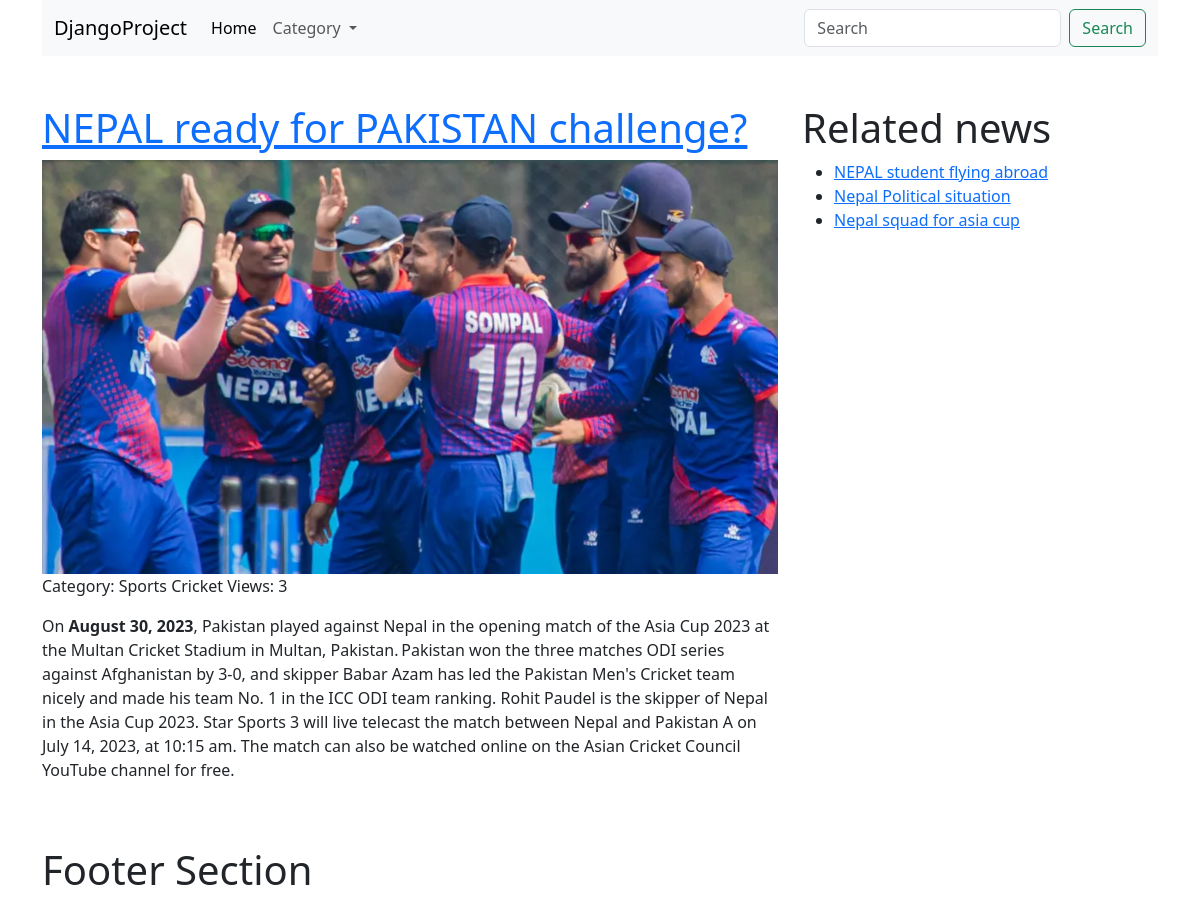
The app's page /news/nepal-ready-for-pakistan-challenge with its own data.
### blog/models.py (models this page shows, shortened)
class News(models.Model):
    category = models.ForeignKey(Category,on_delete=models.CASCADE)
    created_at = models.DateTimeField(auto_now_add=True)
    updated_at = models.DateTimeField(auto_now=True)
    title = models.CharField(max_length=100,unique=True)
    slug = models.SlugField(max_length=100,unique=True)
    image = models.ImageField(upload_to='news',blank=True)
    description = RichTextField(blank=True,null=True)
    page_views = models.IntegerField(default=0)
    is_banner =  models.IntegerField(default=0)
    class Meta:
        verbose_name_plural = 'News'

class Category(models.Model):
    name = models.CharField(max_length=100,unique=True)
    slug = models.SlugField(max_length=100,unique=True)
    order = models.IntegerField(default=0)
    image = models.ImageField(upload_to='category',blank=True)
    description = RichTextField(blank=True,null=True)

### blog/views.py (the view)
# urls.py: path('news/<slug>',views.news_details,name='news'),
def news_details(request,slug):
    obj = News.objects.get(slug=slug)
    obj.page_views += 1
    obj.save()
    data={
        'newsData': News.objects.get(slug=slug),
        'relatedNews': News.objects.all().exclude(slug=slug)
    }
    return render(request,'news.html',data)

### blog/helper.py (called while the page is built)
def global_data(request):
    data={
        'categoryData':Category.objects.all()
    }
    return data

### blog/templates/news.html (shortened to what this page needs)
{% extends 'layouts.html' %}
{% block content %}
{% load static %}
<div class="row">
    <div class="col-md-8 mt-5">
        <h1><a href="">{{newsData.title}}  </a></h1>
        {% if newsData.image %}
        <img src="{{newsData.image.url}}" class="img-fluid" alt="">
        {% endif %}
        <p>Category: {{newsData.category.name}}
            <span class="float-right">Views: {{newsData.page_views}}</span>
        <p>
           {{newsData.description | safe}}
        </p>
    </div>
    <div class="col-md-4 mt-5">
        <h1>Related news </h1>
        <ul>
            {% for rnews in relatedNews %}
            <li><a href="{% url 'news' rnews.slug %}">{{rnews.title}}</a></li>
            {% endfor %}
        </ul>
    </div>
</div>
{% endblock %}

### records on screen
News: title "NEPAL ready for PAKISTAN challenge?", image (picture), category.name "Sports Cricket", page_views "3", description "On August 30, 2023 , Pakistan played against Nepal in the opening match of the Asia Cup 2023 at the Multan Cricket Stadium in Multan, Pakistan. Pakistan won the three matches ODI series against Afghanistan by 3-0, and skipper Babar Azam has led the Pakistan Men's Cricket team nicely and made his team No. 1 in the ICC ODI team ranking. Rohit Paudel is the skipper of Nepal in the Asia Cup 2023. Star Sports 3 will live telecast the match between Nepal and Pakistan A on July 14, 2023, at 10:15 am. The match can also be watched online on the Asian Cricket Council YouTube channel for free."
News: title "NEPAL student flying abroad"
News: title "Nepal Political situation"
News: title "Nepal squad for asia cup"
